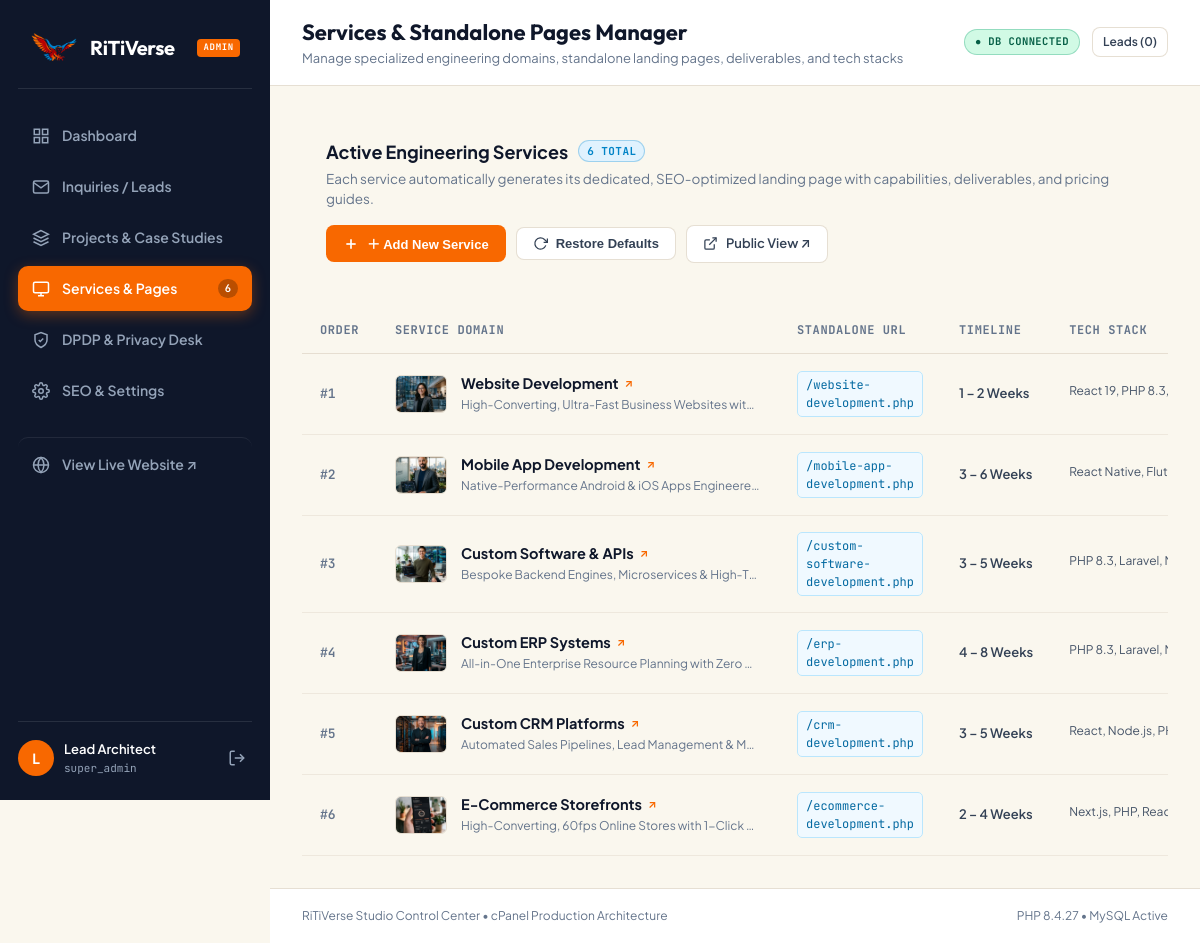
Screenshot of /admin/services.php (signed in) with the database file from the repository.
### tables this page shows
CREATE TABLE IF NOT EXISTS `services` (
  `id` INT UNSIGNED NOT NULL AUTO_INCREMENT,
  `title` VARCHAR(160) NOT NULL,
  `slug` VARCHAR(160) NOT NULL UNIQUE,
  `icon` VARCHAR(60) NOT NULL DEFAULT 'web',
  `tagline` VARCHAR(255) NOT NULL DEFAULT '',
  `seo_title` VARCHAR(255) NULL,
  `seo_description` TEXT NULL,
  `seo_keywords` TEXT NULL,
  `short_desc` TEXT NOT NULL,
  `full_desc` TEXT NOT NULL,
  `deliverables` TEXT NOT NULL,
  `tech_stack` VARCHAR(255) NOT NULL DEFAULT '',
  `timeline` VARCHAR(80) NOT NULL DEFAULT '2 – 4 Weeks',
  `starting_price` VARCHAR(80) NOT NULL DEFAULT '',
  `image_url` VARCHAR(255) NOT NULL DEFAULT '',
  `is_active` TINYINT(1) NOT NULL DEFAULT 1,
  `display_order` INT NOT NULL DEFAULT 0,
  `created_at` DATETIME NOT NULL DEFAULT CURRENT_TIMESTAMP,
  `updated_at` DATETIME NULL ON UPDATE CURRENT_TIMESTAMP,
  PRIMARY KEY (`id`),
  INDEX `idx_slug` (`slug`),
  INDEX `idx_active` (`is_active`)
);

### includes/services_helper.php (called while the page is built, shortened)
<?php
require_once __DIR__ . '/config.php';
function ensure_services_table() {
    $db = get_db();
    try {
        $check = $db->query("SHOW TABLES LIKE 'services'")->fetchColumn();
        return true;
    } catch (Exception $e) {
        error_log("Services table ensure error: " . $e->getMessage());
        return false;
    }
}
function get_all_services($include_inactive = false) {
    $db = get_db();
    $services = [];
    if ($db) {
        try {
            ensure_services_table();
            $sql = "SELECT * FROM services";
            $sql .= " ORDER BY display_order ASC, id ASC";
            $stmt = $db->query($sql);
            $rows = $stmt->fetchAll();
            if (!empty($rows)) {
                foreach ($rows as $row) {
                    $services[$row['slug']] = $row;
                }
                return $services;
            }
        } catch (Exception $e) {
        }
    }
    $defaults = get_default_services_data();
    return $defaults;
}

### includes/config.php (called while the page is built, shortened)
<?php
function e($string) {
    return htmlspecialchars($string ?? '', ENT_QUOTES, 'UTF-8');
}

### admin/services.php (the view, shortened to what this page needs)
<?php
require_once __DIR__ . '/admin_header.php';
require_once __DIR__ . '/../includes/services_helper.php';
$services_list = get_all_services(true);
?>
<div class="admin-card" style="margin-bottom: 24px; padding: 20px 24px;">
  <div style="display: flex; justify-content: space-between; align-items: center; flex-wrap: wrap; gap: 16px;">
    <div>
      <h2 style="font-size: 18px; font-weight: 700; color: #0F172A; margin: 0 0 4px 0; display: flex; align-items: center; gap: 10px;">
        <span>Active Engineering Services</span>
        <span class="status-pill status-contacted" style="font-size: 11px; padding: 2px 8px;"><?= count($services_list) ?> Total</span>
      </h2>
      <p style="font-size: 13.5px; color: #64748B; margin: 0;">
        Each service automatically generates its dedicated, SEO-optimized landing page with capabilities, deliverables, and pricing guides.
      </p>
    </div>
    <div style="display: flex; gap: 10px; align-items: center; flex-wrap: wrap;">
      <button type="button" class="admin-btn admin-btn-primary" onclick="openServiceModal('create')">
        <svg viewBox="0 0 24 24" width="16" height="16" fill="none" stroke="currentColor" stroke-width="2.5"><line x1="12" y1="5" x2="12" y2="19"></line><line x1="5" y1="12" x2="19" y2="12"></line></svg>
        ＋ Add New Service
      </button>
      <form method="POST" onsubmit="return confirm('Reseed/restore the default 6 core engineering services? Existing IDs will be synchronized.');" style="display: inline;">
        <button type="submit" class="admin-btn admin-btn-outline" title="Reset/Synchronize Core Services">
          <svg viewBox="0 0 24 24" width="15" height="15" fill="none" stroke="currentColor" stroke-width="2"><path d="M23 4v6h-6"></path><path d="M20.49 15a9 9 0 1 1-2.12-9.36L23 10"></path></svg>
          Restore Defaults
        </button>
      </form>
      <a href="../services.php" target="_blank" class="admin-btn admin-btn-outline" title="View Public Services Page">
        <svg viewBox="0 0 24 24" width="15" height="15" fill="none" stroke="currentColor" stroke-width="2"><path d="M18 13v6a2 2 0 0 1-2 2H5a2 2 0 0 1-2-2V8a2 2 0 0 1 2-2h6"></path><polyline points="15 3 21 3 21 9"></polyline><line x1="10" y1="14" x2="21" y2="3"></line></svg>
        Public View ↗
      </a>
    </div>
  </div>
</div>
<div class="admin-card" style="padding: 0; overflow: hidden;">
  <div class="admin-table-wrap">
    <table class="admin-table" style="width: 100%; border-collapse: collapse; text-align: left;">
      <thead>
        <tr style="background: #F8FAFC; border-bottom: 1px solid var(--admin-border);">
          <th style="padding: 14px 18px; font-size: 12px; text-transform: uppercase; color: #64748B; font-weight: 700; width: 60px;">Order</th>
          <th style="padding: 14px 18px; font-size: 12px; text-transform: uppercase; color: #64748B; font-weight: 700;">Service Domain</th>
          <th style="padding: 14px 18px; font-size: 12px; text-transform: uppercase; color: #64748B; font-weight: 700;">Standalone URL</th>
          <th style="padding: 14px 18px; font-size: 12px; text-transform: uppercase; color: #64748B; font-weight: 700;">Timeline</th>
          <th style="padding: 14px 18px; font-size: 12px; text-transform: uppercase; color: #64748B; font-weight: 700;">Tech Stack</th>
        </tr>
      </thead>
      <tbody>
        <?php if (empty($services_list)): ?>
          <tr>
            <td colspan="7" style="padding: 40px; text-align: center; color: #64748B;">
              No services found. Click <strong>"Restore Defaults"</strong> above to populate the 6 core engineering services.
            </td>
          </tr>
        <?php else: ?>
          <?php foreach ($services_list as $svc): ?>
            <?php
              $static_file = dirname(__DIR__) . '/' . $svc['slug'] . '.php';
              $live_url = file_exists($static_file) ? ('../' . $svc['slug'] . '.php') : ('../service.php?slug=' . urlencode($svc['slug']));
              $img_thumb = !empty($svc['image_url']) ? ('../' . $svc['image_url']) : '../assets/card_web_apps.jpg';
            ?>
            <tr style="border-bottom: 1px solid var(--admin-border); transition: background 0.15s;" onmouseover="this.style.background='#F8FAFC'" onmouseout="this.style.background='transparent'">
              <td style="padding: 16px 18px; font-family: var(--admin-font-mono); font-size: 13px; color: #64748B; font-weight: 600;">
                #<?= (int)($svc['display_order'] ?? 0) ?>
              </td>
              <td style="padding: 16px 18px;">
                <div style="display: flex; align-items: center; gap: 14px;">
                  <img src="<?= e($img_thumb) ?>" alt="<?= e($svc['title']) ?>" style="width: 52px; height: 38px; object-fit: cover; border-radius: 6px; border: 1px solid var(--admin-border); flex-shrink: 0;" onerror="this.src='../assets/logo.png'">
                  <div>
                    <a href="<?= e($live_url) ?>" target="_blank" style="font-size: 14.5px; font-weight: 700; color: #0F172A; text-decoration: none; display: flex; align-items: center; gap: 6px;">
                      <?= e($svc['title']) ?>
                      <span style="font-size: 11px; color: var(--admin-accent);">↗</span>
                    </a>
                    <div style="font-size: 12px; color: #64748B; margin-top: 2px; max-width: 300px; white-space: nowrap; overflow: hidden; text-overflow: ellipsis;">
                      <?= e($svc['tagline'] ?: $svc['short_desc']) ?>
                    </div>
                  </div>
                </div>
              </td>
              <td style="padding: 16px 18px;">
                <a href="<?= e($live_url) ?>" target="_blank" style="font-family: var(--admin-font-mono); font-size: 12px; color: #0369A1; background: #F0F9FF; padding: 4px 8px; border-radius: 5px; border: 1px solid #BAE6FD; text-decoration: none; display: inline-flex; align-items: center; gap: 4px;">
                  /<?= e($svc['slug']) ?>.php
                </a>
              </td>
              <td style="padding: 16px 18px; font-size: 13px; color: #334155; font-weight: 600; white-space: nowrap;">
                <?= e($svc['timeline'] ?: '2 – 4 Weeks') ?>
              </td>
              <td style="padding: 16px 18px;">
                <span style="font-size: 12px; color: #475569; display: inline-block; max-width: 220px; white-space: nowrap; overflow: hidden; text-overflow: ellipsis;" title="<?= e($svc['tech_stack']) ?>">
                  <?= e($svc['tech_stack'] ?: 'PHP, React, Node.js') ?>
                </span>
              </td>
            </tr>
          <?php endforeach; ?>
        <?php endif; ?>
      </tbody>
    </table>
  </div>
</div>
<?php
require_once __DIR__ . '/admin_footer.php';
?>

### admin/css/admin.css (style rules this page uses)
:root { --admin-bg: #FAF7EE; --admin-sidebar-bg: #0F172A; --admin-sidebar-hover: #1E293B; --admin-card-bg: #FFFFFF; --admin-border: rgba(226, 218, 204, 0.85); --admin-border-subtle: rgba(226, 218, 204, 0.5); --admin-text-main: #0F172A; --admin-text-muted: #64748B; --admin-accent: #F86800; --admin-accent-hover: #FF7814; --admin-accent-subtle: #FEF3C7; --admin-accent-border: #F59E0B; --admin-radius: 14px; --admin-shadow: 0 10px 30px -10px rgba(15, 23, 42, 0.05); --admin-font-sans: 'Plus Jakarta Sans', system-ui, -apple-system, sans-serif; --admin-font-display: 'Outfit', sans-serif; --admin-font-mono: 'JetBrains Mono', monospace; }
*, *::before, *::after { box-sizing: border-box; margin: 0; padding: 0; }
body { font-family: var(--admin-font-sans); background: var(--admin-bg); color: var(--admin-text-main); min-height: 100vh; display: flex; line-height: 1.5; -webkit-font-smoothing: antialiased; }
.admin-table-wrap { width: 100%; overflow-x: auto; }
.admin-table { width: 100%; border-collapse: collapse; text-align: left; font-size: 13.5px; }
.admin-table th { background: #FAF7EE; padding: 12px 20px; font-family: var(--admin-font-mono); font-size: 11px; font-weight: 700; text-transform: uppercase; letter-spacing: 0.05em; color: #475569; border-bottom: 1px solid var(--admin-border); }
.admin-table td { padding: 16px 20px; border-bottom: 1px solid var(--admin-border-subtle); color: #334155; vertical-align: middle; }
.status-pill { display: inline-flex; align-items: center; gap: 6px; font-family: var(--admin-font-mono); font-size: 10.5px; font-weight: 700; text-transform: uppercase; letter-spacing: 0.04em; padding: 4px 10px; border-radius: 999px; width: fit-content; }
.status-contacted { background: #E0F2FE; color: #0284C7; border: 1px solid rgba(2, 132, 199, 0.3); }
.admin-btn { display: inline-flex; align-items: center; gap: 8px; padding: 8px 16px; border-radius: 8px; font-size: 13px; font-weight: 600; cursor: pointer; text-decoration: none; transition: all 0.2s ease; border: 1px solid transparent; }
.admin-btn-primary { background: var(--admin-accent); color: #FFFFFF; }
.admin-btn-outline { background: #FFFFFF; border-color: var(--admin-border); color: #334155; }

### rows the page displays
services: display_order "1", image_url (picture), title "Website Development", tagline "High-Converting, Ultra-Fast Business Websites wit…", slug "website-development", timeline "1 – 2 Weeks", tech_stack "React 19, PHP 8.3, HTML5, CSS Token…"
services: display_order "2", image_url (picture), title "Mobile App Development", tagline "Native-Performance Android & iOS Apps Engineere…", slug "mobile-app-development", timeline "3 – 6 Weeks", tech_stack "React Native, Flutter, Kotlin, Swift, No…"
services: display_order "3", image_url (picture), title "Custom Software & APIs", tagline "Bespoke Backend Engines, Microservices & High-T…", slug "custom-software-development", timeline "3 – 5 Weeks", tech_stack "PHP 8.3, Laravel, Node.js, Express, G…"
services: display_order "4", image_url (picture), title "Custom ERP Systems", tagline "All-in-One Enterprise Resource Planning with Zero…", slug "erp-development", timeline "4 – 8 Weeks", tech_stack "PHP 8.3, Laravel, MySQL, React, Redi…"
services: display_order "5", image_url (picture), title "Custom CRM Platforms", tagline "Automated Sales Pipelines, Lead Management & M…", slug "crm-development", timeline "3 – 5 Weeks", tech_stack "React, Node.js, PHP, MySQL, WhatsA…"
services: display_order "6", image_url (picture), title "E-Commerce Storefronts", tagline "High-Converting, 60fps Online Stores with 1-Click…", slug "ecommerce-development", timeline "2 – 4 Weeks", tech_stack "Next.js, PHP, React, MySQL, Razorpay…"

### other values shown
$total_services_count "6"
substr($_SESSION['admin_name'] ?? 'A', 0, 1) "L"
$_SESSION['admin_name'] "Lead Architect"
$_SESSION['admin_role'] "super_admin"
$admin_title "Services & Standalone Pages Manager"
$admin_subtitle "Manage specialized engineering domains, standalone landing pages, deliverables, and tech stacks"
$new_inquiries_count "0"
count($services_list) "6"
phpversion() "8.4.27"
